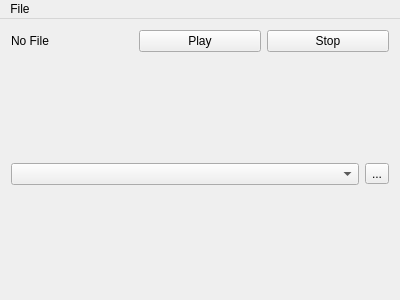
<?xml version="1.0" encoding="UTF-8"?>
<ui version="4.0">
 <class>MainWindow</class>
 <widget class="QMainWindow" name="MainWindow">
  <property name="geometry">
   <rect>
    <x>0</x>
    <y>0</y>
    <width>400</width>
    <height>300</height>
   </rect>
  </property>
  <property name="windowTitle">
   <string>MainWindow</string>
  </property>
  <widget class="QWidget" name="centralWidget">
   <layout class="QVBoxLayout" name="verticalLayout">
    <item>
     <layout class="QHBoxLayout" name="horizontalLayout">
      <item>
       <widget class="QLabel" name="filename">
        <property name="text">
         <string>No File</string>
        </property>
       </widget>
      </item>
      <item>
       <widget class="QPushButton" name="play">
        <property name="text">
         <string>Play</string>
        </property>
        <property name="checkable">
         <bool>false</bool>
        </property>
        <property name="checked">
         <bool>false</bool>
        </property>
       </widget>
      </item>
      <item>
       <widget class="QPushButton" name="stop">
        <property name="text">
         <string>Stop</string>
        </property>
       </widget>
      </item>
     </layout>
    </item>
    <item>
     <spacer name="verticalSpacer_2">
      <property name="orientation">
       <enum>Qt::Vertical</enum>
      </property>
      <property name="sizeHint" stdset="0">
       <size>
        <width>20</width>
        <height>40</height>
       </size>
      </property>
     </spacer>
    </item>
    <item>
     <layout class="QHBoxLayout" name="horizontalLayout_2">
      <item>
       <widget class="QComboBox" name="plugins">
        <property name="editable">
         <bool>false</bool>
        </property>
       </widget>
      </item>
      <item>
       <widget class="QToolButton" name="toolButton">
        <property name="text">
         <string>...</string>
        </property>
       </widget>
      </item>
     </layout>
    </item>
    <item>
     <spacer name="verticalSpacer">
      <property name="orientation">
       <enum>Qt::Vertical</enum>
      </property>
      <property name="sizeHint" stdset="0">
       <size>
        <width>20</width>
        <height>40</height>
       </size>
      </property>
     </spacer>
    </item>
   </layout>
  </widget>
  <widget class="QMenuBar" name="menuBar">
   <property name="geometry">
    <rect>
     <x>0</x>
     <y>0</y>
     <width>400</width>
     <height>22</height>
    </rect>
   </property>
   <widget class="QMenu" name="menuFile">
    <property name="title">
     <string>File</string>
    </property>
    <addaction name="actionOpen"/>
   </widget>
   <addaction name="menuFile"/>
  </widget>
  <action name="actionOpen">
   <property name="text">
    <string>Open...</string>
   </property>
  </action>
 </widget>
 <layoutdefault spacing="6" margin="11"/>
 <resources/>
 <connections/>
</ui>
